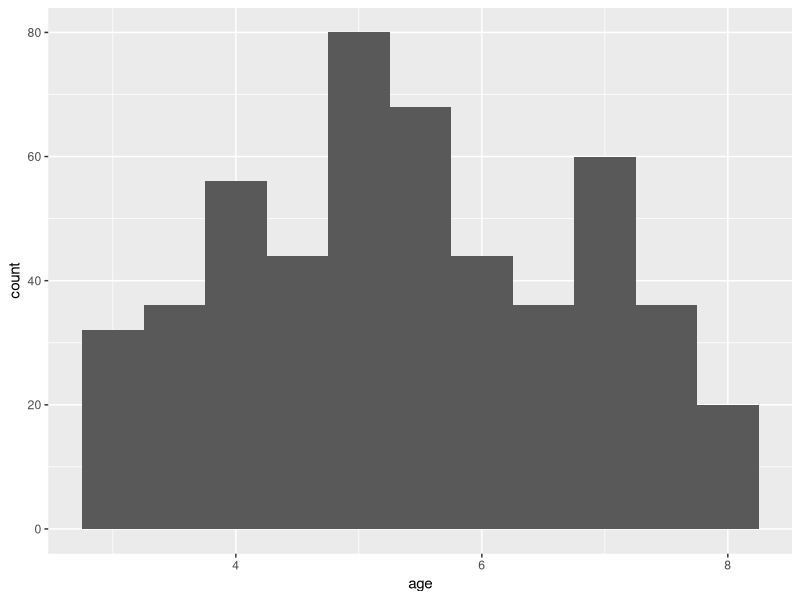
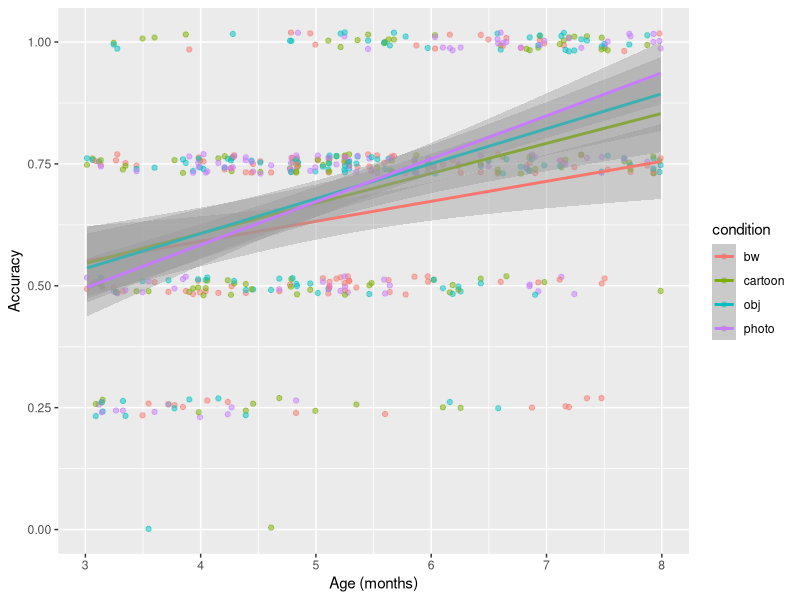

Generate these figures, in order, with R: (Note: a time limit stopped this script after it produced the figures.)
## ---- chunk 1
library(here)
library(tidyverse)
library(lme4)
## ---- chunk 2
d <- read_csv(here("data","kisumu vocab data.csv"))
## ---- chunk 3
#comment
ms <- d |>
  group_by(child, condition, age) |>
  summarise(accuracy = mean(accuracy))
## ---- chunk 4
ggplot(ms, aes(x = age)) + 
  geom_histogram(binwidth = .5)
## ---- chunk 5
ggplot(ms, aes(x = age, y = accuracy, col = condition)) + 
  geom_jitter(alpha = .5, height = .02, width = 0) + 
  geom_smooth(method = "lm") + 
  ylab("Accuracy") +
  xlab("Age (months)")
## ---- chunk 6
d$condition <- relevel(factor(d$condition), ref = "obj")
d$age_centered <- scale(d$age, scale = FALSE, center = TRUE)[,1]
## ---- chunk 7
mod <- glmer(accuracy ~ condition + (condition | child) + (condition | target_word),
             data = d, family = "binomial")
summary(mod)
## ---- chunk 8
mod_pruned <- glmer(accuracy ~ condition + (1 | child) + (1 | target_word), 
             data = d, family = "binomial")
summary(mod_pruned)
## ---- chunk 9
mod_age <- glmer(accuracy ~ condition * age_centered + 
                   (condition | child) + 
                   (condition * age_centered | target_word), 
              data = d, family = "binomial")
summary(mod_age)
## ---- chunk 10
mod_age_pruned <- glmer(accuracy ~ condition * age_centered + 
                   (1 | child) + 
                   (1 | target_word), 
              data = d, family = "binomial")
summary(mod_age_pruned)
## ---- chunk 11
ms <- ms |>
  group_by(child) |>
  mutate(effect = accuracy - accuracy[condition == "obj"])

ggplot(filter(ms, condition != "obj"),
       aes(x = age, y = effect)) + 
  geom_jitter(alpha = .3, height = .02, width = 0) + 
  geom_smooth(method = "lm") + 
  geom_hline(yintercept = 0, lty = 2) + 
  facet_wrap(~condition) + 
  ylab("Accuracy compared to object") +
  xlab("Age (months)")
